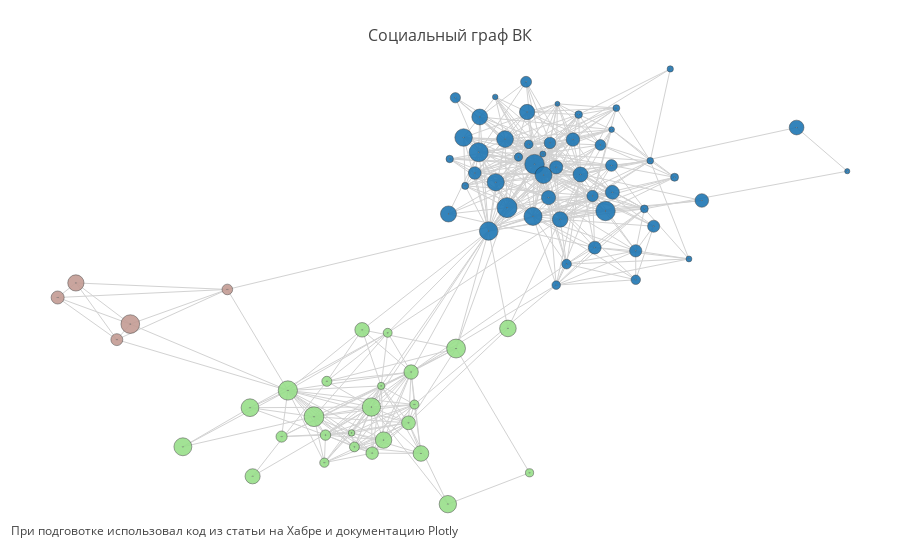

Notebook cell for this chart:
### Code cell
edges = Scatter(x=Xed,
                y=Yed,
                mode='lines',
                line=dict(color='rgb(210,210,210)', width=1),
                hoverinfo='none'
               )
nodes = Scatter(x=Xv,
                y=Yv,
                mode='markers',
                marker=dict(symbol='circle-dot',
                            size=marker_size, 
                            color=colors,
                            line=dict(color='rgb(50,50,50)', width=0.5),
                            opacity=0.9
                              ),
                text=labels,
                hoverinfo='text'
               )

data = [edges, nodes]
figure = Figure(data=data, 
                layout=Layout(title='<br>Социальный граф ВК',
                              titlefont=dict(size=16),
                              showlegend=False,
                              hovermode='closest',
                              margin=dict(b=20,l=5,r=5,t=40),
                              annotations=[ dict(text=("При подговотке использовал код из " 
                                                       "<a href='https://habr.com/company/ods/blog/263313/'>статьи на Хабре</a> и "
                                                       "<a href='https://plot.ly/python/igraph-networkx-comparison/'>документацию Plotly</a>"),
                                                 showarrow=False,
                                                 xref="paper", yref="paper",
                                                 x=0.005, y=-0.002 
                                                ) 
                                          ],
                              xaxis=dict(showgrid=False, zeroline=False, showticklabels=False),
                              yaxis=dict(showgrid=False, zeroline=False, showticklabels=False)
                             )
)
iplot(figure)

### Figure 1 — Plotly figure (JSON) as saved in the notebook; plotly's stock layout.template omitted (floating-point values rounded to 4 significant figures; data arrays with more than 128 entries replaced by an {"elided": "..."} marker saying what was removed)
{"data": [{"hoverinfo": "none", "line": {"color": "rgb(210,210,210)", "width": 1}, "mode": "lines", "type": "scatter", "uid": "fbaa10f4-d905-11e8-8e59-40167e8eb1f3", "x": {"elided": "1452 float values"}, "y": {"elided": "1452 float values"}}, {"hoverinfo": "text", "marker": {"color": ["rgb(31,119,180)", "rgb(31,119,180)", "rgb(31,119,180)", "rgb(31,119,180)", "rgb(31,119,180)", "rgb(31,119,180)", "rgb(152,223,138)", "rgb(31,119,180)", "rgb(31,119,180)", "rgb(31,119,180)", "rgb(31,119,180)", "rgb(31,119,180)", "rgb(31,119,180)", "rgb(31,119,180)", "rgb(31,119,180)", "rgb(31,119,180)", "rgb(31,119,180)", "rgb(31,119,180)", "rgb(31,119,180)", "rgb(152,223,138)", "rgb(152,223,138)", "rgb(152,223,138)", "rgb(152,223,138)", "rgb(152,223,138)", "rgb(152,223,138)", "rgb(152,223,138)", "rgb(152,223,138)", "rgb(152,223,138)", "rgb(152,223,138)", "rgb(152,223,138)", "rgb(152,223,138)", "rgb(152,223,138)", "rgb(152,223,138)", "rgb(31,119,180)", "rgb(31,119,180)", "rgb(31,119,180)", "rgb(31,119,180)", "rgb(31,119,180)", "rgb(31,119,180)", "rgb(31,119,180)", "rgb(31,119,180)", "rgb(31,119,180)", "rgb(31,119,180)", "rgb(31,119,180)", "rgb(31,119,180)", "rgb(31,119,180)", "rgb(31,119,180)", "rgb(31,119,180)", "rgb(31,119,180)", "rgb(31,119,180)", "rgb(31,119,180)", "rgb(31,119,180)", "rgb(31,119,180)", "rgb(196,156,148)", "rgb(196,156,148)", "rgb(152,223,138)", "rgb(152,223,138)", "rgb(152,223,138)", "rgb(196,156,148)", "rgb(152,223,138)", "rgb(152,223,138)", "rgb(152,223,138)", "rgb(196,156,148)", "rgb(196,156,148)", "rgb(152,223,138)", "rgb(31,119,180)", "rgb(152,223,138)", "rgb(152,223,138)", "rgb(152,223,138)", "rgb(31,119,180)", "rgb(31,119,180)", "rgb(31,119,180)", "rgb(31,119,180)", "rgb(31,119,180)", "rgb(31,119,180)", "rgb(31,119,180)", "rgb(31,119,180)", "rgb(31,119,180)", "rgb(31,119,180)", "rgb(31,119,180)"], "line": {"color": "rgb(50,50,50)", "width": 0.5}, "opacity": 0.9, "size": [20, 14.19, 19.62, 18.5, 19.44, 16.06, 18.88, 19.06, 14, 17, 8.375, 11.56, 14.94, 7.062, 17.19, 12.69, 10.81, 13.25, 16.81, 19.81, 13.81, 12.5, 10.44, 18.31, 9.875, 17.75, 9.312, 19.25, 9.125, 14.38, 17.94, 8.938, 6.5, 10.25, 9.688, 18.12, 12.12, 11.75, 8.75, 17.56, 11.0, 13.62, 13.44, 15.88, 7.625, 7.438, 6.875, 6.125, 5.562, 15.31, 5, 15.5, 8, 10.62, 18.69, 14.56, 16.44, 11.19, 11.94, 7.25, 10.06, 8.187, 16.25, 13.06, 16.62, 11.37, 17.38, 15.69, 15.12, 12.31, 12.88, 9.5, 8.562, 7.812, 6.687, 5.75, 14.75, 5.188, 5.938, 6.312], "symbol": "circle-dot"}, "mode": "markers", "text": ["Дмитрий Клейменкин", "Григорий Асташенко", "Николай Константинов", "Александр Бабаев", "Александр Легков", "Алексей Шабанов", "Александр Кривоусов", "Александр Халюткин", "Елена Донских", "Иван Кириченко", "Алексей Пронь", "Георгий Артюнов", "Алексей Костылев", "Олег Олегов", "Вадим Беридзе", "Стас Дряпов", "Паша Кострыкин", "Никита Ищенко", "Данил Шурин", "Владислав Чумаков", "Славик Бабкин", "Стас Сидоренко", "Алексей Белый", "Денис Названцев", "Юлия Владимирова", "Андрей Игнашин", "Костя Куликов", "Марина Шемякина", "Юлия Затуливетер", "Аня Шейкина", "Николай Романовский", "Анна Бугакова", "Александр Лукьянов", "Андрей Иванов", "Екатерина Жирякова", "Владислав Митюкляев", "Михаил Луценко", "Сергей Пронин", "Ярослав Озерский", "Максим Цыганков", "Дмитрий Жуков", "Сергей Тихонов", "Михаил Артюнов", "Виталий Ульченко", "Армен Давтян", "Дима Шевченко", "Тигран Давтян", "Илья Гусаков", "Никита Ильин", "Александр Журкин", "Лёша Беденко", "Сергей Желябовский", "Сергей Кострыкин", "Никита Лесной", "Надежда Доценко", "Anna Korinteli", "Роман Сытник", "Арина Гончар", "Виталина Панина", "Оксана Кулешова", "Оксана Левыкина", "Глеб Иванченко", "Юля Макаренко", "Надежда Туриста", "Игорь Науменко", "Максим Мамаев", "Михаил Анохин", "Эдуард Овчаренко", "Михаил Макаров", "Анна Банько", "Аня Копылова", "Елизавета Рябых", "Алиса Айрапетова", "Аня Федорова", "Александр Кострыкин", "Ваня Лопух", "Наташа Волошенко", "Александра Десятерикова", "Анастасия Хатько", "Дмитрий Иванов"], "type": "scatter", "uid": "fbaa10f5-d905-11e8-af3d-40167e8eb1f3", "x": [0.06896, 0.1676, 0.1343, 0.02501, 0.3031, -0.0704, -0.05236, 0.00131, 0.3194, 0.1557, 0.09607, 0.1709, 0.2436, -0.03061, 0.04192, -0.007801, 0.2911, 0.1858, 0.06412, -0.3903, -0.1655, -0.252, -0.3629, -0.2537, -0.2942, -0.5425, -0.3656, -0.4525, -0.1515, -0.1593, -0.7022, -0.215, -0.301, -0.05405, 0.2105, 0.1306, 0.4176, 0.3172, 0.1204, -0.03445, 0.1142, 0.5322, 0.2255, 0.003893, 0.2392, -0.06755, 0.3289, 0.1541, 0.04075, 0.1166, 0.1887, 0.1952, 0.4674, -0.5964, -0.8272, -0.2759, -0.2248, -0.4674, -0.8592, -0.2306, -0.3598, 0.1224, -0.9567, -1, 0.07097, 0.2722, -0.07189, -0.1359, -0.5363, 0.3749, 0.2774, 0.375, 0.1858, 0.3955, 0.4095, 0.3176, 0.7576, 0.8781, 0.5015, 0.4571], "y": [0.1856, 0.2234, 0.3492, 0.09756, 0.173, 0.1618, -0.3448, 0.3944, 0.2432, 0.3083, 0.3761, 0.4293, 0.3105, 0.2675, 0.281, 0.3159, 0.4216, 0.3375, 0.4437, -0.6015, -0.6245, -0.7387, -0.6707, -0.5652, -0.7152, -0.5676, -0.7746, -0.5027, -0.5557, -0.4333, -0.7147, -0.2856, -0.6625, 0.5994, -0.02705, 0.1527, 0.1156, 0.3445, 0.4241, 0.4495, 0.6593, 0.2125, 0.4419, 0.527, 0.536, 0.3688, 0.5605, 0.3877, 0.6024, 0.5456, 0.5764, 0.1413, 0.3, -0.1224, -0.2529, -0.2744, -0.6896, -0.6764, -0.3113, -0.4856, -0.4683, -0.8127, -0.09783, -0.1527, -0.2691, 0.2296, -0.9307, -0.7399, -0.8259, 0.02305, 0.03523, -0.08593, -0.106, 0.181, 0.3622, 0.4797, 0.4873, 0.3228, -0.007474, 0.7078]}], "layout": {"annotations": [{"showarrow": false, "text": "При подговотке использовал код из <a href='https://habr.com/company/ods/blog/263313/'>статьи на Хабре</a> и <a href='https://plot.ly/python/igraph-networkx-comparison/'>документацию Plotly</a>", "x": 0.005, "xref": "paper", "y": -0.002, "yref": "paper"}], "hovermode": "closest", "margin": {"b": 20, "l": 5, "r": 5, "t": 40}, "showlegend": false, "title": "<br>Социальный граф ВК", "titlefont": {"size": 16}, "xaxis": {"showgrid": false, "showticklabels": false, "zeroline": false}, "yaxis": {"showgrid": false, "showticklabels": false, "zeroline": false}}}
